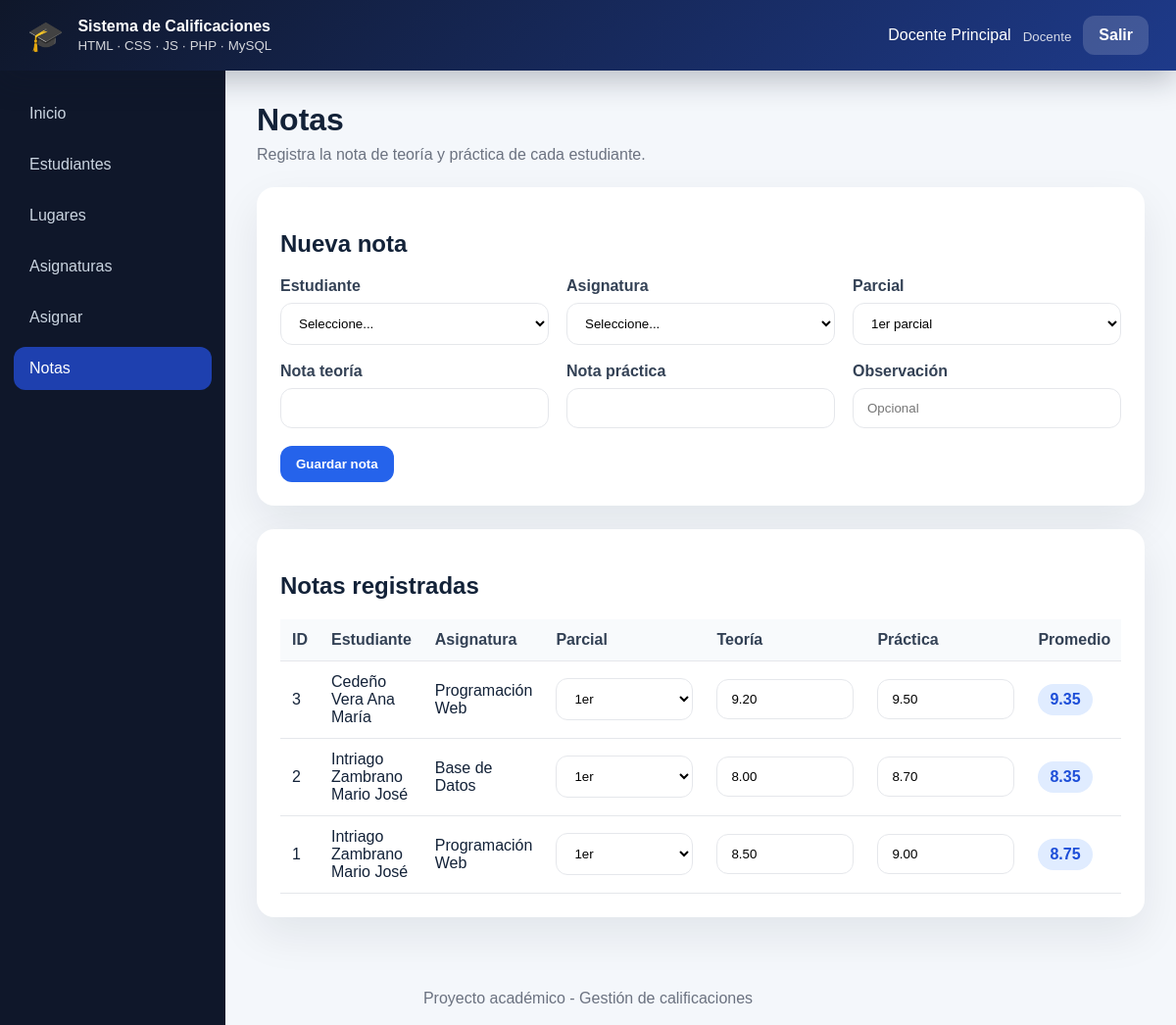
Screenshot of /docente/notas.php (signed in) with the database file from the repository.
### tables this page shows
CREATE TABLE `notas` (
  `id` int(11) NOT NULL AUTO_INCREMENT,
  `asignatura_id` int(11) DEFAULT NULL,
  `usuario_id` int(11) DEFAULT NULL COMMENT 'Estudiante',
  `parcial` int(1) DEFAULT NULL COMMENT '1 1er, 2 2do, 3 Mejoramiento',
  `teoria` float(6,2) DEFAULT NULL,
  `practica` float(6,2) DEFAULT NULL,
  `obs` text,
  `usuario_id_creacion` int(11) DEFAULT NULL,
  `fecha_creacion` timestamp NULL DEFAULT NULL,
  `hora_creacion` time DEFAULT NULL,
  `usuario_id_actualizacion` int(11) DEFAULT NULL,
  `fecha_actualizacion` timestamp NULL DEFAULT NULL,
  `hora_actualizacion` time DEFAULT NULL,
  `usuario_id_eliminacion` int(11) DEFAULT NULL,
  `fecha_eliminacion` timestamp NULL DEFAULT NULL,
  `hora_eliminacion` time DEFAULT NULL,
  PRIMARY KEY (`id`),
  KEY `idx_notas_asignatura` (`asignatura_id`),
  KEY `idx_notas_usuario` (`usuario_id`)
);

CREATE TABLE `usuarios` (
  `id` int(11) NOT NULL AUTO_INCREMENT,
  `nombre` varchar(100) DEFAULT NULL,
  `email` varchar(100) DEFAULT NULL,
  `rol` int(1) DEFAULT NULL COMMENT '1 Docente, 2 Estudiante',
  `contrasena` varchar(100) DEFAULT NULL,
  `obs` text,
  `usuario_id_creacion` int(11) DEFAULT NULL,
  `fecha_creacion` timestamp NULL DEFAULT NULL,
  `hora_creacion` time DEFAULT NULL,
  `usuario_id_actualizacion` int(11) DEFAULT NULL,
  `fecha_actualizacion` timestamp NULL DEFAULT NULL,
  `hora_actualizacion` time DEFAULT NULL,
  `usuario_id_eliminacion` int(11) DEFAULT NULL,
  `fecha_eliminacion` timestamp NULL DEFAULT NULL,
  `hora_eliminacion` time DEFAULT NULL,
  PRIMARY KEY (`id`),
  UNIQUE KEY `uk_usuarios_email` (`email`)
);

CREATE TABLE `asignaturas` (
  `id` int(11) NOT NULL AUTO_INCREMENT,
  `nombre` varchar(100) DEFAULT NULL,
  `obs` text,
  `usuario_id_creacion` int(11) DEFAULT NULL,
  `fecha_creacion` timestamp NULL DEFAULT NULL,
  `hora_creacion` time DEFAULT NULL,
  `usuario_id_actualizacion` int(11) DEFAULT NULL,
  `fecha_actualizacion` timestamp NULL DEFAULT NULL,
  `hora_actualizacion` time DEFAULT NULL,
  `usuario_id_eliminacion` int(11) DEFAULT NULL,
  `fecha_eliminacion` timestamp NULL DEFAULT NULL,
  `hora_eliminacion` time DEFAULT NULL,
  PRIMARY KEY (`id`)
);

### includes/auth.php (called while the page is built, shortened)
<?php
function limpiar($valor) {
    return htmlspecialchars(trim($valor ?? ""), ENT_QUOTES, "UTF-8");
}
?>

### docente/notas.php (the view, shortened to what this page needs)
<?php
require_once __DIR__ . "/../includes/auth.php";
$sql = "SELECT n.id, n.parcial, n.teoria, n.practica, n.obs, n.fecha_creacion,
               u.nombre AS estudiante, a.nombre AS asignatura
        FROM notas n
        INNER JOIN usuarios u ON u.id = n.usuario_id
        INNER JOIN asignaturas a ON a.id = n.asignatura_id
        WHERE n.fecha_eliminacion IS NULL
        ORDER BY n.id DESC";
$notas = mysqli_query($conexion, $sql);
include __DIR__ . "/../includes/header.php";
?>
<section class="page-head">
    <h1>Notas</h1>
    <p>Registra la nota de teoría y práctica de cada estudiante.</p>
</section>
<section class="panel">
    <h2>Nueva nota</h2>
    <form method="POST" class="form-grid">
        <div>
            <label>Estudiante</label>
            <select name="usuario_id" required>
                <option value="">Seleccione...</option>
            </select>
        </div>
        <div>
            <label>Asignatura</label>
            <select name="asignatura_id" required>
                <option value="">Seleccione...</option>
            </select>
        </div>
        <div>
            <label>Parcial</label>
            <select name="parcial" required>
                <option value="1">1er parcial</option>
            </select>
        </div>
        <div>
            <label>Nota teoría</label>
            <input type="number" name="teoria" min="0" max="10" step="0.01" required>
        </div>
        <div>
            <label>Nota práctica</label>
            <input type="number" name="practica" min="0" max="10" step="0.01" required>
        </div>
        <div>
            <label>Observación</label>
            <input type="text" name="obs" placeholder="Opcional">
        </div>
        <div class="form-actions">
            <button class="btn btn-primary" type="submit">Guardar nota</button>
        </div>
    </form>
</section>
<section class="panel">
    <h2>Notas registradas</h2>
    <div class="table-wrap">
        <table>
            <thead>
                <tr>
                    <th>ID</th>
                    <th>Estudiante</th>
                    <th>Asignatura</th>
                    <th>Parcial</th>
                    <th>Teoría</th>
                    <th>Práctica</th>
                    <th>Promedio</th>
                </tr>
            </thead>
            <tbody>
                <?php while ($fila = mysqli_fetch_assoc($notas)): ?>
                    <?php $promedio = ($fila["teoria"] + $fila["practica"]) / 2; ?>
                    <tr>
                        <form method="POST">
                            <td><?php echo $fila["id"]; ?></td>
                            <td><?php echo limpiar($fila["estudiante"]); ?></td>
                            <td><?php echo limpiar($fila["asignatura"]); ?></td>
                            <td>
                                <select name="parcial">
                                    <option value="1" <?php echo intval($fila["parcial"]) === 1 ? "selected" : ""; ?>>1er</option>
                                </select>
                            </td>
                            <td><input type="number" name="teoria" min="0" max="10" step="0.01" value="<?php echo $fila["teoria"]; ?>"></td>
                            <td><input type="number" name="practica" min="0" max="10" step="0.01" value="<?php echo $fila["practica"]; ?>"></td>
                            <td><span class="badge"><?php echo number_format($promedio, 2); ?></span></td>
                        </form>
                    </tr>
                <?php endwhile; ?>
            </tbody>
        </table>
    </div>
</section>
<?php include __DIR__ . "/../includes/footer.php"; ?>

### css/estilos.css (style rules this page uses)
:root { --bg: #f4f7fb; --panel: #ffffff; --text: #132238; --muted: #6b7280; --primary: #2563eb; --primary-dark: #1d4ed8; --danger: #dc2626; --warning: #f59e0b; --success: #16a34a; --line: #e5e7eb; --shadow: 0 18px 45px rgba(15, 23, 42, 0.08); --radius: 18px; }
* { box-sizing: border-box; }
body { margin: 0; font-family: Arial, Helvetica, sans-serif; background: var(--bg); color: var(--text); }
.page-head { margin-bottom: 24px; }
.page-head h1 { margin: 0 0 8px; font-size: 32px; }
.page-head p { margin: 0; color: var(--muted); }
.panel { background: var(--panel); border-radius: var(--radius); box-shadow: var(--shadow); padding: 24px; margin-bottom: 24px; }
label { display: block; font-weight: bold; margin-bottom: 8px; color: #334155; }
input, select, textarea { width: 100%; border: 1px solid var(--line); border-radius: 12px; padding: 12px 14px; outline: none; background: #fff; }
.form-grid { display: grid; grid-template-columns: repeat(3, minmax(180px, 1fr)); gap: 18px; align-items: end; }
.form-actions { display: flex; align-items: end; }
.btn { border: none; border-radius: 12px; padding: 11px 16px; cursor: pointer; font-weight: bold; display: inline-block; text-align: center; }
.btn-primary { background: var(--primary); color: white; }
.table-wrap { width: 100%; overflow-x: auto; }
table { width: 100%; border-collapse: collapse; min-width: 900px; }
th, td { border-bottom: 1px solid var(--line); padding: 12px; text-align: left; vertical-align: middle; }
th { background: #f8fafc; color: #334155; }
td input, td select { min-width: 140px; }
.badge { display: inline-block; background: #e0ecff; color: #1d4ed8; border-radius: 999px; padding: 7px 12px; font-weight: bold; }

### rows the page displays
notas: id "3", usuario.nombre "Cedeño Vera Ana María", asignatura.nombre "Programación Web", parcial "1er", teoria "9.20", practica "9.50", promedio "9.35"
notas: id "2", usuario.nombre "Intriago Zambrano Mario José", asignatura.nombre "Base de Datos", parcial "1er", teoria "8.00", practica "8.70", promedio "8.35"
notas: id "1", usuario.nombre "Intriago Zambrano Mario José", asignatura.nombre "Programación Web", parcial "1er", teoria "8.50", practica "9.00", promedio "8.75"

### other values shown
limpiar($_SESSION["nombre"]) "Docente Principal"
nombre_rol($_SESSION["rol"]) "Docente"
